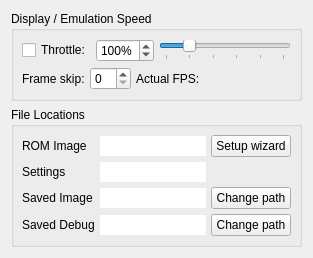
          <widget class="QWidget" name="tab_3">
           <attribute name="title">
            <string>Emulation</string>
           </attribute>
           <layout class="QGridLayout" name="gridLayout_10">
            <item row="1" column="0">
             <widget class="QGroupBox" name="romgroup">
              <property name="title">
               <string>File Locations</string>
              </property>
              <layout class="QGridLayout" name="gridLayout_9">
               <property name="leftMargin">
                <number>8</number>
               </property>
               <property name="topMargin">
                <number>8</number>
               </property>
               <property name="rightMargin">
                <number>8</number>
               </property>
               <property name="bottomMargin">
                <number>8</number>
               </property>
               <property name="spacing">
                <number>5</number>
               </property>
               <item row="5" column="1">
                <widget class="QLineEdit" name="savedDebugPath">
                 <property name="focusPolicy">
                  <enum>Qt::NoFocus</enum>
                 </property>
                 <property name="frame">
                  <bool>false</bool>
                 </property>
                 <property name="readOnly">
                  <bool>true</bool>
                 </property>
                </widget>
               </item>
               <item row="4" column="1">
                <widget class="QLineEdit" name="savedImagePath">
                 <property name="focusPolicy">
                  <enum>Qt::NoFocus</enum>
                 </property>
                 <property name="frame">
                  <bool>false</bool>
                 </property>
                 <property name="readOnly">
                  <bool>true</bool>
                 </property>
                </widget>
               </item>
               <item row="0" column="0">
                <widget class="QLabel" name="label">
                 <property name="text">
                  <string>ROM Image</string>
                 </property>
                </widget>
               </item>
               <item row="4" column="2">
                <widget class="QPushButton" name="buttonChangeSavedImagePath">
                 <property name="sizePolicy">
                  <sizepolicy hsizetype="Preferred" vsizetype="Maximum">
                   <horstretch>0</horstretch>
                   <verstretch>0</verstretch>
                  </sizepolicy>
                 </property>
                 <property name="minimumSize">
                  <size>
                   <width>0</width>
                   <height>0</height>
                  </size>
                 </property>
                 <property name="focusPolicy">
                  <enum>Qt::NoFocus</enum>
                 </property>
                 <property name="text">
                  <string>Change path</string>
                 </property>
                 <property name="flat">
                  <bool>false</bool>
                 </property>
                </widget>
               </item>
               <item row="0" column="2">
                <widget class="QPushButton" name="buttonRunSetup">
                 <property name="sizePolicy">
                  <sizepolicy hsizetype="Preferred" vsizetype="Maximum">
                   <horstretch>0</horstretch>
                   <verstretch>0</verstretch>
                  </sizepolicy>
                 </property>
                 <property name="minimumSize">
                  <size>
                   <width>0</width>
                   <height>0</height>
                  </size>
                 </property>
                 <property name="focusPolicy">
                  <enum>Qt::NoFocus</enum>
                 </property>
                 <property name="text">
                  <string>Setup wizard</string>
                 </property>
                 <property name="flat">
                  <bool>false</bool>
                 </property>
                </widget>
               </item>
               <item row="1" column="1">
                <widget class="QLineEdit" name="settingsPath">
                 <property name="enabled">
                  <bool>true</bool>
                 </property>
                 <property name="focusPolicy">
                  <enum>Qt::NoFocus</enum>
                 </property>
                 <property name="frame">
                  <bool>false</bool>
                 </property>
                 <property name="readOnly">
                  <bool>true</bool>
                 </property>
                </widget>
               </item>
               <item row="4" column="0">
                <widget class="QLabel" name="label_6">
                 <property name="text">
                  <string>Saved Image</string>
                 </property>
                </widget>
               </item>
               <item row="1" column="0">
                <widget class="QLabel" name="label_16">
                 <property name="text">
                  <string>Settings</string>
                 </property>
                </widget>
               </item>
               <item row="5" column="0">
                <widget class="QLabel" name="label_15">
                 <property name="text">
                  <string>Saved Debug</string>
                 </property>
                </widget>
               </item>
               <item row="5" column="2">
                <widget class="QPushButton" name="buttonChangeSavedDebugPath">
                 <property name="sizePolicy">
                  <sizepolicy hsizetype="Preferred" vsizetype="Maximum">
                   <horstretch>0</horstretch>
                   <verstretch>0</verstretch>
                  </sizepolicy>
                 </property>
                 <property name="minimumSize">
                  <size>
                   <width>0</width>
                   <height>0</height>
                  </size>
                 </property>
                 <property name="focusPolicy">
                  <enum>Qt::NoFocus</enum>
                 </property>
                 <property name="text">
                  <string>Change path</string>
                 </property>
                 <property name="flat">
                  <bool>false</bool>
                 </property>
                </widget>
               </item>
               <item row="0" column="1">
                <widget class="QLineEdit" name="rompathView">
                 <property name="focusPolicy">
                  <enum>Qt::NoFocus</enum>
                 </property>
                 <property name="frame">
                  <bool>false</bool>
                 </property>
                 <property name="readOnly">
                  <bool>true</bool>
                 </property>
                </widget>
               </item>
              </layout>
             </widget>
            </item>
            <item row="0" column="0">
             <widget class="QGroupBox" name="groupBox">
              <property name="title">
               <string>Display / Emulation Speed</string>
              </property>
              <layout class="QVBoxLayout" name="verticalLayout">
               <property name="spacing">
                <number>5</number>
               </property>
               <property name="leftMargin">
                <number>8</number>
               </property>
               <property name="topMargin">
                <number>8</number>
               </property>
               <property name="rightMargin">
                <number>8</number>
               </property>
               <property name="bottomMargin">
                <number>8</number>
               </property>
               <item>
                <layout class="QHBoxLayout" name="horizontalLayout_33">
                 <property name="bottomMargin">
                  <number>0</number>
                 </property>
                 <item>
                  <widget class="QCheckBox" name="checkThrottle">
                   <property name="sizePolicy">
                    <sizepolicy hsizetype="Maximum" vsizetype="Fixed">
                     <horstretch>0</horstretch>
                     <verstretch>0</verstretch>
                    </sizepolicy>
                   </property>
                   <property name="focusPolicy">
                    <enum>Qt::NoFocus</enum>
                   </property>
                   <property name="text">
                    <string>Throttle:</string>
                   </property>
                   <property name="checkable">
                    <bool>true</bool>
                   </property>
                   <property name="checked">
                    <bool>false</bool>
                   </property>
                  </widget>
                 </item>
                 <item>
                  <widget class="QSpinBox" name="emulationSpeedSpin">
                   <property name="suffix">
                    <string>%</string>
                   </property>
                   <property name="maximum">
                    <number>500</number>
                   </property>
                   <property name="value">
                    <number>100</number>
                   </property>
                   <property name="displayIntegerBase">
                    <number>10</number>
                   </property>
                  </widget>
                 </item>
                 <item>
                  <widget class="QSlider" name="emulationSpeed">
                   <property name="sizePolicy">
                    <sizepolicy hsizetype="Expanding" vsizetype="Fixed">
                     <horstretch>0</horstretch>
                     <verstretch>0</verstretch>
                    </sizepolicy>
                   </property>
                   <property name="focusPolicy">
                    <enum>Qt::ClickFocus</enum>
                   </property>
                   <property name="minimum">
                    <number>0</number>
                   </property>
                   <property name="maximum">
                    <number>500</number>
                   </property>
                   <property name="singleStep">
                    <number>10</number>
                   </property>
                   <property name="pageStep">
                    <number>100</number>
                   </property>
                   <property name="value">
                    <number>100</number>
                   </property>
                   <property name="sliderPosition">
                    <number>100</number>
                   </property>
                   <property name="tracking">
                    <bool>true</bool>
                   </property>
                   <property name="orientation">
                    <enum>Qt::Horizontal</enum>
                   </property>
                   <property name="invertedAppearance">
                    <bool>false</bool>
                   </property>
                   <property name="invertedControls">
                    <bool>false</bool>
                   </property>
                   <property name="tickPosition">
                    <enum>QSlider::TicksBelow</enum>
                   </property>
                   <property name="tickInterval">
                    <number>100</number>
                   </property>
                  </widget>
                 </item>
                </layout>
               </item>
               <item>
                <layout class="QHBoxLayout" name="horizontalLayout_30">
                 <property name="bottomMargin">
                  <number>0</number>
                 </property>
                 <item>
                  <widget class="QLabel" name="label_2">
                   <property name="sizePolicy">
                    <sizepolicy hsizetype="Maximum" vsizetype="Preferred">
                     <horstretch>0</horstretch>
                     <verstretch>0</verstretch>
                    </sizepolicy>
                   </property>
                   <property name="text">
                    <string>Frame skip:</string>
                   </property>
                  </widget>
                 </item>
                 <item>
                  <widget class="QSpinBox" name="guiSkip">
                   <property name="sizePolicy">
                    <sizepolicy hsizetype="Maximum" vsizetype="Fixed">
                     <horstretch>0</horstretch>
                     <verstretch>0</verstretch>
                    </sizepolicy>
                   </property>
                   <property name="focusPolicy">
                    <enum>Qt::ClickFocus</enum>
                   </property>
                   <property name="suffix">
                    <string/>
                   </property>
                   <property name="minimum">
                    <number>0</number>
                   </property>
                   <property name="maximum">
                    <number>30</number>
                   </property>
                   <property name="value">
                    <number>0</number>
                   </property>
                   <property name="displayIntegerBase">
                    <number>10</number>
                   </property>
                  </widget>
                 </item>
                 <item>
                  <widget class="QLabel" name="label_5">
                   <property name="text">
                    <string>Actual FPS:</string>
                   </property>
                  </widget>
                 </item>
                 <item>
                  <widget class="QLabel" name="maxFps">
                   <property name="text">
                    <string/>
                   </property>
                  </widget>
                 </item>
                 <item>
                  <spacer name="horizontalSpacer_6">
                   <property name="orientation">
                    <enum>Qt::Horizontal</enum>
                   </property>
                   <property name="sizeHint" stdset="0">
                    <size>
                     <width>40</width>
                     <height>20</height>
                    </size>
                   </property>
                  </spacer>
                 </item>
                </layout>
               </item>
              </layout>
             </widget>
            </item>
            <item row="2" column="0">
             <spacer name="verticalSpacer_3">
              <property name="orientation">
               <enum>Qt::Vertical</enum>
              </property>
              <property name="sizeHint" stdset="0">
               <size>
                <width>20</width>
                <height>0</height>
               </size>
              </property>
             </spacer>
            </item>
           </layout>
          </widget>
